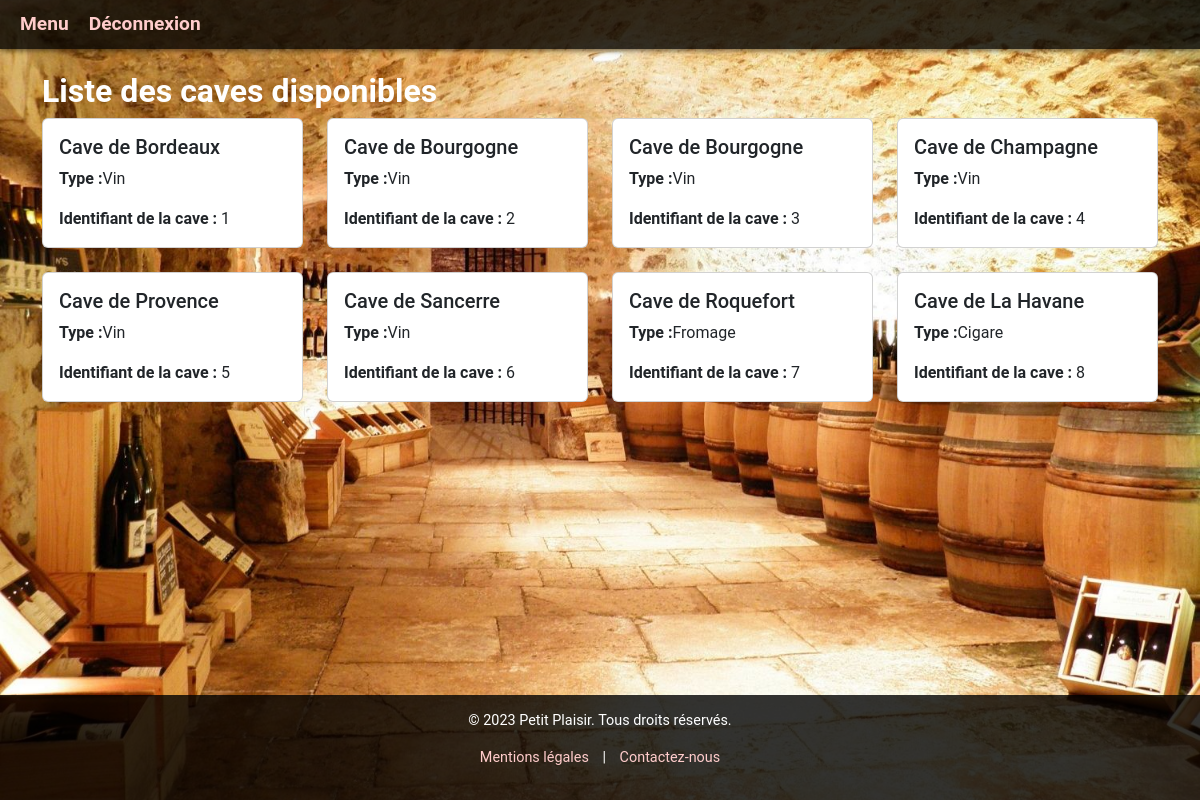
The page /cavePanelAdmin.php (signed in) on the database its author committed.
### tables this page shows
CREATE TABLE Cave (
    idCave INT AUTO_INCREMENT PRIMARY KEY,
    NomCave VARCHAR(50),
    VolumeCave INT,
    AdresseCave VARCHAR(50),
    VilleCave VARCHAR(20),
    CodePostalCave VARCHAR(5),
    TypeCave VARCHAR(50),
    idClient INT,
    CONSTRAINT fk_Cave_Client FOREIGN KEY(idClient) REFERENCES Client(idClient),
    CONSTRAINT fk_Cave_TypeCave FOREIGN KEY(TypeCave) REFERENCES TypeCave(idTypeCave)
);

### fonctions.php (the view, shortened to what this page needs)
<?php
function afficherToutesLesCaves($connexion) {
    $query = "SELECT * FROM Cave";
    $resultat = mysqli_query($connexion, $query);
    if ($resultat && mysqli_num_rows($resultat) > 0) {
        echo '<div class="container mt-5 mb-5">';
        echo '<h2 class="mt-4" style="color:rgb(255, 255, 255);" ><strong>Liste des caves disponibles</strong></h2>';
        echo '<div class="row row-cols-1 row-cols-sm-2 row-cols-md-3 row-cols-lg-4 g-4">';
        while ($row = mysqli_fetch_assoc($resultat)) {
            echo '<div class="col">';
            echo '<a href="details.php?id='.$row['idCave'] .'" class="card-link">';
            echo '<div class="card h-100">';
            echo '<div class="card-body">';
            echo '<h5 class="card-title">'. $row['NomCave'] .'</h5>';
            echo '<p class="card-text"><strong>Type :</strong>'. $row['TypeCave'] .'</p>';
            echo '<p class="card-text"><strong>Identifiant de la cave :</strong> '. $row['idCave'] .'</p>';
            echo '</div>';
            echo '</div>';
            echo '</a>';
            echo '</div>';
        }
        echo '</div>';
        echo '</div>';
    } else {
        echo "<p>Aucune cave trouvée.</p>";
    }
}
?>

### style.css (style rules this page uses)
body { margin: 0; font-family: 'Roboto', sans-serif; background: linear-gradient(135deg, #8b0000, #f8f8f8); background: url('fondecran.jpg') no-repeat center center fixed; background-size: cover; color: #fff; min-height: 100vh; display: flex; flex-direction: column; }
body { overflow-x: hidden; }

### cavePanelAdmin.php (style rules this page uses)
.card-link { text-decoration: none !important; color: inherit; }

### rows shown on the page
cave: NomCave "Cave de Bordeaux", TypeCave "Vin", idCave "1"
cave: NomCave "Cave de Bourgogne", TypeCave "Vin", idCave "2"
cave: NomCave "Cave de Bourgogne", TypeCave "Vin", idCave "3"
cave: NomCave "Cave de Champagne", TypeCave "Vin", idCave "4"
cave: NomCave "Cave de Provence", TypeCave "Vin", idCave "5"
cave: NomCave "Cave de Sancerre", TypeCave "Vin", idCave "6"
cave: NomCave "Cave de Roquefort", TypeCave "Fromage", idCave "7"
cave: NomCave "Cave de La Havane", TypeCave "Cigare", idCave "8"
